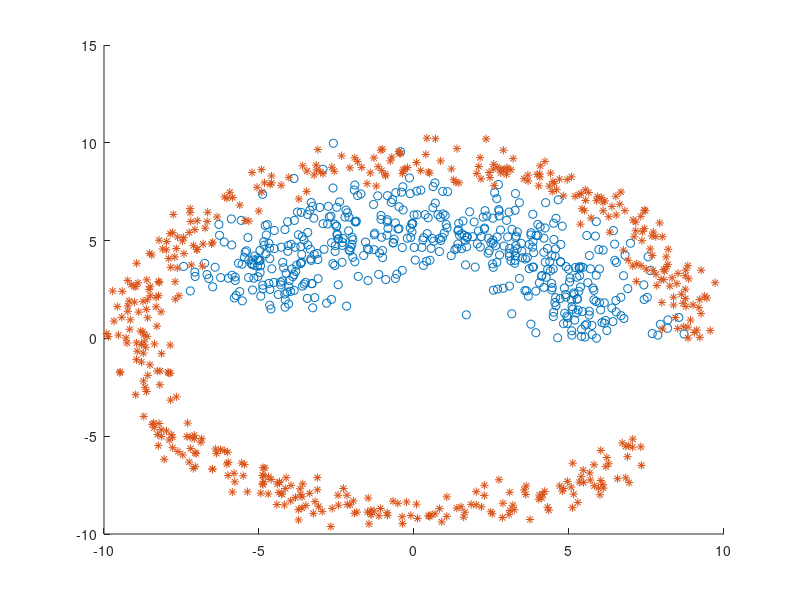
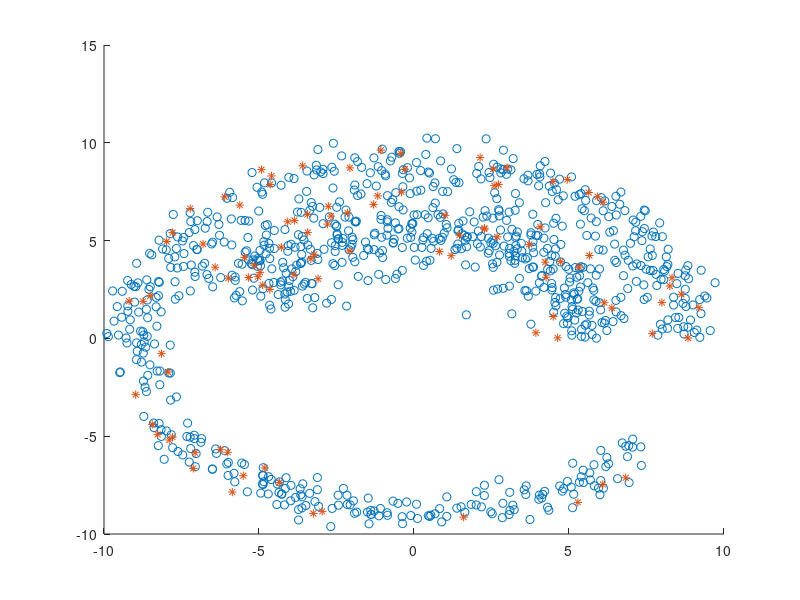

The MATLAB script that drew these images, in order: (Note: this script raises an error after producing the figures.)
clc, clear, close all
rng(50)

%% Ucitaanje podataka
load podaciCas02.mat

ulaz = pod(1:2, :);
izlaz = pod(3, :);

K1 = ulaz(:, izlaz == 1);
K2 = ulaz(:, izlaz == 0);

figure, hold all
plot(K1(1, :), K1(2, :), 'o')
plot(K2(1, :), K2(2, :), '*')

%% Podela podataka na trening i test skup
N = length(izlaz);
ind = randperm(N);
ind_trening = ind(1 : 0.9*N);
ind_test = ind(0.9*N+1 : N);

ulaz_trening = ulaz(:, ind_trening);
izlaz_trening = izlaz(ind_trening);

ulaz_test = ulaz(:, ind_test);
izlaz_test = izlaz(ind_test);

%% Prikaz raspodele odbiraka na trening i test skup
figure, hold all
plot(ulaz_trening(1, :), ulaz_trening(2, :), 'o');
plot(ulaz_test(1, :), ulaz_test(2, :), '*');

%% Kreiranje neuralne mreze
net = patternnet([5 3]);

net.divideFcn = '';

net.trainParam.epochs = 1000;
net.trainParam.goal = 1e-3;
net.trainParam.min_grad = 1e-4;

net.layers{1}.transferFcn = 'poslin';
net.layers{2}.transferFcn = 'poslin';

%% Treniranje neuralne mreze
net = train(net, ulaz_trening, izlaz_trening);

%% Performanse neuralne mreze
pred = net(ulaz_test);
figure, plotconfusion(izlaz_test, pred);

pred = round(pred);
[cm, e] = confusionmat(izlazTest, pred);
cm = cm';

P = cm(2, 2)/(cm(2, 2) + cm(2, 1)); % preciznost
R = cm(2, 2)/(cm(2, 2) + cm(1, 2)); % osetljivost
F1 = 2*P*R/(P+R); % F1 skor
A = (cm(1, 1) + cm(2, 2))/sum(sum(cm)); % Tacnost

%% Granica odlucivanja
Ntest = 500;
x1Test = linspace(-10, 10, Ntest);
x2Test = linspace(-10, 10, Ntest);

ulaz_testGO = [];
for k = x2Test
    ulaz_testGO = [ulaz_testGO, [x1Test; k*ones(1, Ntest)]];
end

pred2 = net(ulaz_testGO);

prag = 0.5; % Gde zelimo da donesemo odluku
K1test = ulaz_testGO(:, pred2 >= prag);
K2test = ulaz_testGO(:, pred2 < 1-prag);

figure, hold all
plot(K1test(1, :), K1test(2, :), '.')
plot(K2test(1, :), K2test(2, :), '.')
plot(K1(1, :), K1(2, :), 'bo')
plot(K2(1, :), K2(2, :), 'r*')
